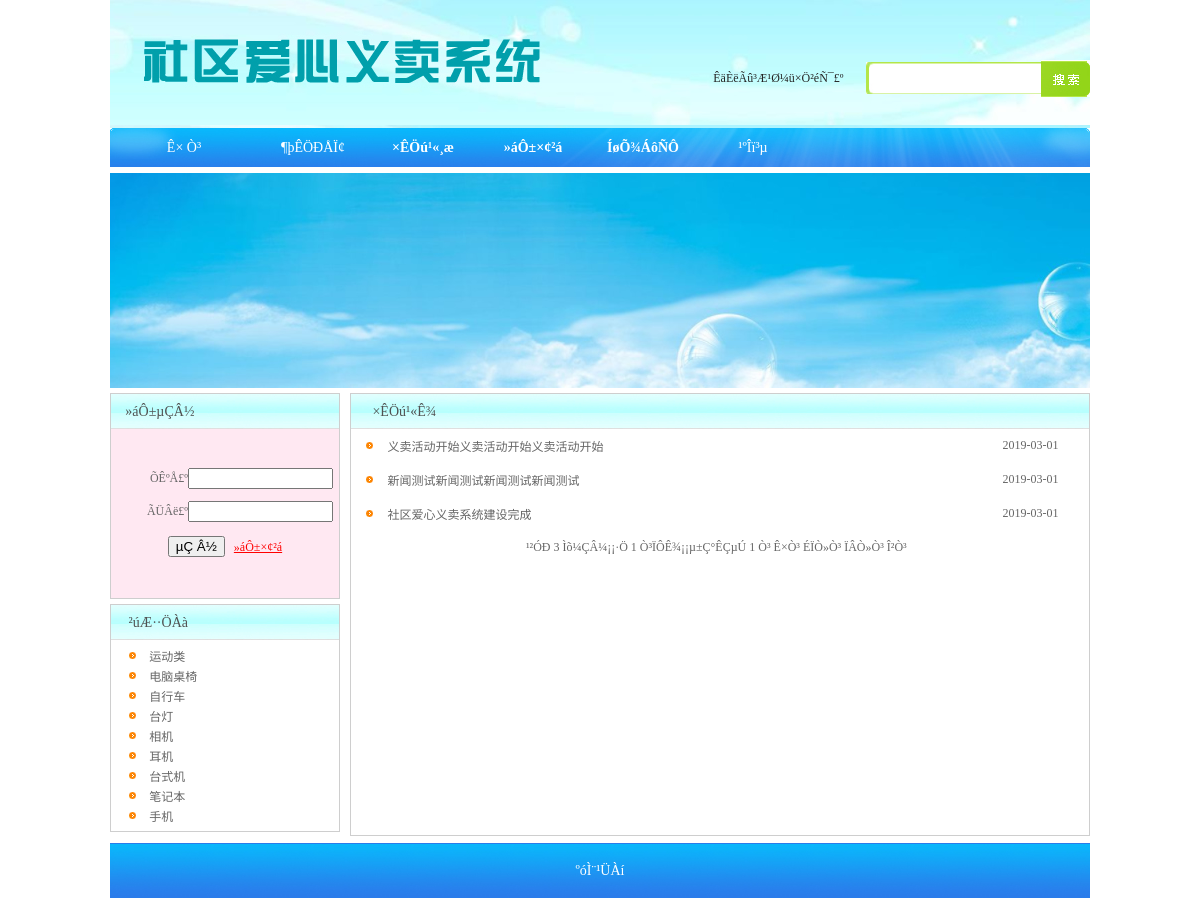
Page /news.php on the committed database.
### tables this page shows
CREATE TABLE `category` (
  `c_id` int(4) NOT NULL AUTO_INCREMENT,
  `category` varchar(100) DEFAULT NULL,
  PRIMARY KEY (`c_id`)
);

CREATE TABLE `arc` (
  `arc_id` int(4) NOT NULL AUTO_INCREMENT,
  `title` varchar(100) DEFAULT NULL,
  `content` text,
  `rq` date DEFAULT NULL,
  PRIMARY KEY (`arc_id`)
);

### news.php (the view, shortened to what this page needs)
<?
include("inc/conn.php");
?>
<html xmlns="http://www.w3.org/1999/xhtml">
<head>
<link href="style.css" rel="stylesheet" type="text/css" />
</head>
<body>
<? include("top.php");?>
<table width="980" height="5" border="0" align="center" cellpadding="0" cellspacing="0">
  <tr>
    <td height=""></td>
  </tr>
</table>
<table width="980" height="215" border="0" align="center" cellpadding="0" cellspacing="0">
  <tr>
    <td><img src="images/banner.jpg" width="980" height="215" /></td>
  </tr>
</table>
<table width="980" height="5" border="0" align="center" cellpadding="0" cellspacing="0">
  <tr>
    <td height=""></td>
  </tr>
</table>
<table width="980" border="0" align="center" cellpadding="0" cellspacing="0">
  <tr>
    <td width="230" height="445" align="left" valign="top"><table width="100%" border="0" cellspacing="0" cellpadding="0">
      <tr>
        <td><? include("inc_login.php");?></td>
      </tr>
      <tr>
        <td height="5"></td>
      </tr>
      <tr>
        <td><? include("inc_fl.php");?></td>
      </tr>
    </table></td>
    <td width="10"></td>
    <td align="left" valign="top"><table width="100%" height="440" border="0" cellpadding="0" cellspacing="0" class="border">
      <tr>
        <td height="35" background="images/lm1.jpg"><table width="97%" height="24" border="0" cellpadding="0" cellspacing="0">
            <tr>
              <td width="3%" align="center" valign="middle">&nbsp;</td>
              <td width="85%" align="left" valign="middle" class="hei14">×ÊÖú¹«Ê¾</td>
              <td width="12%" align="left" valign="middle" class="bai14"></td>
            </tr>
        </table></td>
      </tr>
      <tr>
        <td height="406" align="left" valign="top"><table width="99%" border="0" cellpadding="0" cellspacing="0">
          <?php
$sql="select * from arc where 1=1";
$sql=$sql." order by arc_id desc";
$num=mysqli_num_rows(mysqli_query($conn,$sql));
$pagesize=15;
$pagecount=ceil($num/$pagesize)-1;
if(empty($_GET["page"]))
{
$page=0;
}
else
{
$page=$_GET["page"];
}
$nextpage=$page+1;
$prepage=$page-1;
$exec=$sql." limit ".($page*$pagesize).",$pagesize";
$result=mysqli_query($conn,$exec);
if($num==0)
{
 echo "<tr><td colspan=7>ÔÝÊ±Ã»ÓÐÐÅÏ¢</td></tr>";
}
else
{
while($rs=mysqli_fetch_array($result))
{
?>
          <tr>
            <td width="5%" height="33" align="center" valign="middle" class="hui12"><img src="images/oic_02.gif" width="7" height="7"></td>
            <td width="81%" height="26" align="left" valign="middle"class="text12"><a href="show_arc.php?id=<?=$rs["arc_id"]?>" class="text12">
              <?=$rs["title"]?>
            </a></td>
            <td width="14%" align="center" valign="middle"class="text12"><?=$rs["rq"]?></td>
          </tr>
          <tr align="right">
            <td height="1" colspan="3" background="images/dot.gif"></td>
          </tr>
          <?
}
}
?>
          <tr>
            <td height="33" colspan="3" align="center" valign="middle" class="hui12"><div align="center" class="text12"> ¹²ÓÐ
              <?=$num?>
              Ìõ¼ÇÂ¼¡¡·Ö
              <?=ceil($num/$pagesize)?>
              Ò³ÏÔÊ¾¡¡µ±Ç°ÊÇµÚ
              <?=$page+1?>
              Ò³ <a href="?page=0" class="text12">Ê×Ò³</a>
              <?
if ($page==0) echo "<span class='text12'>ÉÏÒ»Ò³</span>";
else echo "<a href='?page=$prepage' class='text12'>ÉÏÒ»Ò³</a>";
?>
              <?
if($page==$pagecount) echo "<span class='text12'>ÏÂÒ»Ò³</span>";
else echo "<a href='?page=$nextpage' class='text12'>ÏÂÒ»Ò³</a>";
?>
              <?
if($page==$pagecount) echo "<span class='text12'>Î²Ò³</span>";
else echo "<a href='?page=$pagecount' class='text12'>Î²Ò³</a>";
?>
            </div></td>
          </tr>
        </table></td>
      </tr>
    </table></td>
  </tr>
</table>
<table width="980" height="5" border="0" align="center" cellpadding="0" cellspacing="0">
  <tr>
    <td height=""></td>
  </tr>
</table>
<? include("copy.php");?>
</body>
</html>

### inc_fl.php (shortened to what this page needs)
<table width="100%" border="0" cellpadding="0" cellspacing="0" class="border">
            <tr>
              <td height="35" background="images/lm1.jpg"><table width="70%" height="24" border="0" cellpadding="0" cellspacing="0">
                  <tr>
                    <td width="11%" align="center" valign="middle">&nbsp;</td>
                    <td width="89%" align="left" valign="middle" class="hei14">²úÆ··ÖÀà</td>
                  </tr>
              </table></td>
            </tr>
            <tr>
              <td height="191" align="center" valign="middle"><table width="95%" border="0" cellspacing="0" cellpadding="0">
			  <?
		$sql="select * from category order by  c_id desc";
		$query=mysqli_query($conn,$sql);
		while($rs=mysqli_fetch_array($query))
		{
		?>
                  <tr>
                    <td width="15%" height="20" align="center" valign="middle"><img src="images/oic_02.gif" width="7" height="7" /></td>
                    <td width="85%" align="left" valign="middle" class="text12"><a href="product.php?c_id=<?=$rs["c_id"]?>" class="text12"><?=$rs["category"]?></a></td>
                  </tr>
             <?
		}
	?>
              </table></td>
            </tr>
        </table>

### style.css (style rules this page uses)
body { margin-left: 0px; margin-top: 0px; margin-right: 0px; margin-bottom: 0px; background-color: #ffffff; }
.border { border:#cecece solid 1px; }
.text12 { font-size:12px; color:#666666; font-family: "����"; text-decoration:none; }
.bai14 { font-size:14px; color: #ffffff; font-family: "����"; font-weight:bolder; text-decoration:none; }
.hei14 { color:#515151; "����"; text-decoration:none; font-size:14px; }

### rows in the picture
category: category "运动类"
category: category "电脑桌椅"
category: category "自行车"
category: category "台灯"
category: category "相机"
category: category "耳机"
category: category "台式机"
category: category "笔记本"
category: category "手机"
arc: title "义卖活动开始义卖活动开始义卖活动开始", rq "2019-03-01"
arc: title "新闻测试新闻测试新闻测试新闻测试", rq "2019-03-01"
arc: title "社区爱心义卖系统建设完成", rq "2019-03-01"

### other values in the picture
$num "3"
ceil($num/$pagesize) "1"
$page+1 "1"
